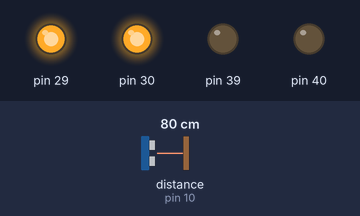
A sketch run on a simulated Arduino Mega 2560, built with avr-gcc and run on an emulated ATmega2560. Parts: output pins drawn as LEDs (lit = HIGH). Wiring (inferred from the names in the program): ultrasonic range finder: trigger pin 9; echo pin 10. The test bench sets the inputs (shaded band); at power-on: distance to the obstacle (sensor on pin 10) 80 cm. The echo pulse lasts 58.3 µs per cm; pins used as bus, display or sensor lines are not drawn.

Above: at 1.3 s.
1.4 s: distance to the obstacle (sensor on pin 10) set to 18 cm
3.2 s: distance to the obstacle (sensor on pin 10) set to 15 cm
At 5.0 s:
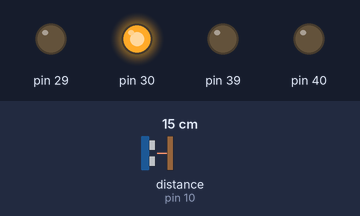
5.5 s: distance to the obstacle (sensor on pin 10) set to 35 cm
At 6.3 s:
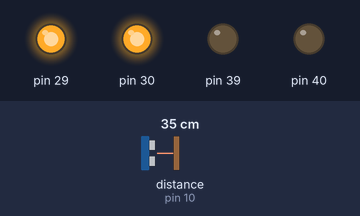
7.0 s: distance to the obstacle (sensor on pin 10) set to 2 cm
At 7.9 s:
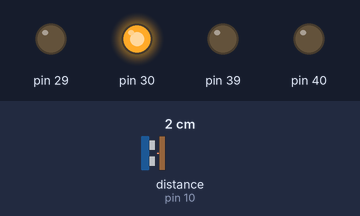
Timing chart, 0 to 10.0 s (numbered marks = the images above; inputs shaded):
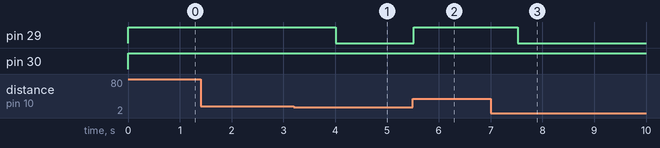

The sketch:

rover.ino
```cpp
int trigPin = 9;
int echoPin = 10;
long duration;
int distanceCm, distanceInch;
void setup()
{
  // put your setup code here, to run once:
 pinMode(trigPin, OUTPUT);
pinMode(echoPin, INPUT);
pinMode(30,OUTPUT);
 pinMode(29,OUTPUT);
 pinMode(39,OUTPUT);
 pinMode(40,OUTPUT);
Serial.begin(9600);
}

void loop()
{
   digitalWrite(trigPin, LOW);
delayMicroseconds(2);
digitalWrite(trigPin, HIGH);
delayMicroseconds(10);
digitalWrite(trigPin, LOW);
duration = pulseIn(echoPin, HIGH);
distanceCm= duration*0.034/2;
  // put your main code here, to run repeatedly:
  while(distanceCm>15)
  {
   digitalWrite(29,1);
  digitalWrite(30,1);
 analogWrite(40,100);
 analogWrite(39,100);
 delay(500);
  digitalWrite(trigPin, LOW);
delayMicroseconds(2);
digitalWrite(trigPin, HIGH);
delayMicroseconds(10);
digitalWrite(trigPin, LOW);
duration = pulseIn(echoPin, HIGH);
distanceCm= duration*0.034/2;
delay(500);
  }
 digitalWrite(29,0);
  digitalWrite(30,1);
 analogWrite(40,100);
 analogWrite(39,100);
 delay(500);
}
```

Measured:
- the behaviour switches between 17 and 16 cm on distance to the obstacle (sensor on pin 10) (found by bisection; images 0 and 1)
- after the input at 1.4 s, every drawn part: stays the same
- after the input at 3.2 s, pin 29: HIGH → LOW after 0.82 s
- after the input at 5.5 s, pin 29: LOW → HIGH at once
- after the input at 7.0 s, pin 29: HIGH → LOW after 0.52 s
